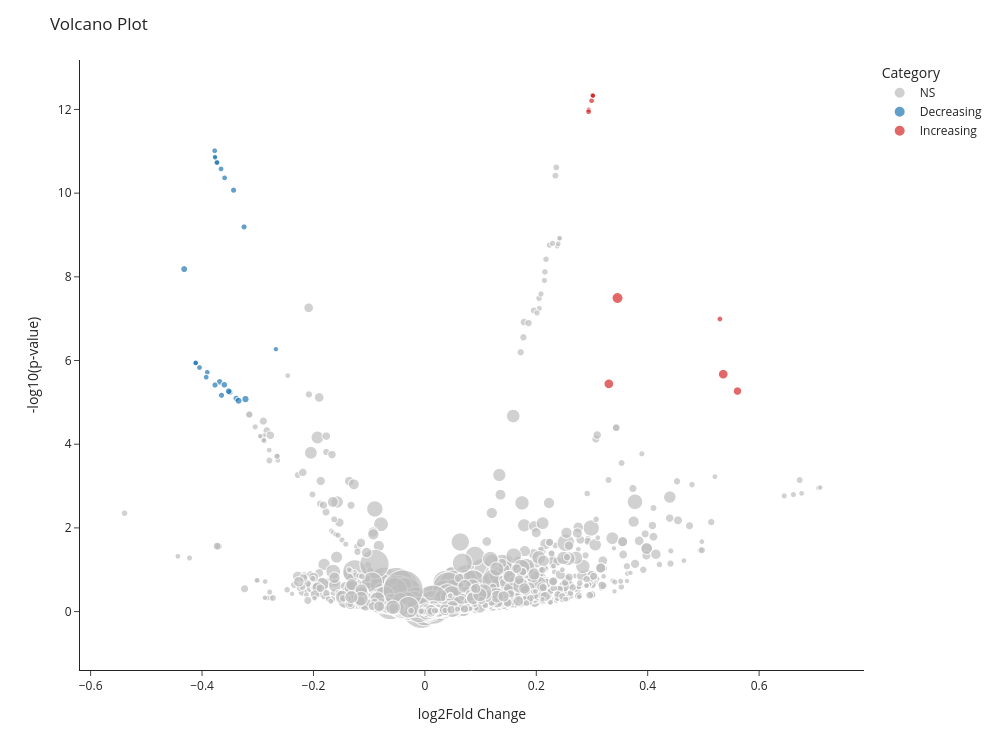

Notebook code cell kept with this figure:
### Code cell
table["symbol"] = table.index

volcano_plot(
    table,
    lfc_col="shrunken_estimate",
    pval_col="log10p_eb",
    gene_col=None,
    size_col="n_eff",
    lfc_thresh=0.25,
    pval_thresh=-np.log10(0.05 / table.shape[0]),
    x_label="log2Fold Change",
    y_label="-log10(p-value)",
    title="Volcano Plot",
    up_color="#d62728",      # red
    down_color="#1f77b4",    # blue
    ns_color="#bdbdbd",      # grey
    width=1000,
    height=750,
    size_max=40,
)

### Figure 1 — Plotly figure (JSON) as saved in the notebook; plotly's stock layout.template omitted (floating-point values rounded to 4 significant figures; data arrays with more than 128 entries replaced by an {"elided": "..."} marker saying what was removed)
{"data": [{"customdata": {"elided": "5095x2 mixed values"}, "hovertemplate": "<b>%{hovertext}</b><br><br>shrunken_estimate=%{x}<br>log10p_eb=%{y}<br>n_eff=%{customdata[0]}<extra></extra>", "hovertext": {"elided": "5095 str values"}, "legendgroup": "NS", "marker": {"color": "#bdbdbd", "size": {"elided": "5095 float values"}, "sizemode": "area", "sizeref": 0.03107, "symbol": "circle"}, "mode": "markers", "name": "NS", "showlegend": true, "type": "scattergl", "x": {"elided": "5095 float values"}, "xaxis": "x", "y": {"elided": "5095 float values"}, "yaxis": "y"}, {"customdata": [[1.27, "Decreasing"], [1.53, "Decreasing"], [1.136, "Decreasing"], [1.316, "Decreasing"], [1.004, "Decreasing"], [1.008, "Decreasing"], [1.066, "Decreasing"], [1.063, "Decreasing"], [1, "Decreasing"], [1.407, "Decreasing"], [1.168, "Decreasing"], [1.437, "Decreasing"], [1.383, "Decreasing"], [1.806, "Decreasing"], [1.025, "Decreasing"], [1.021, "Decreasing"], [1.011, "Decreasing"], [1.092, "Decreasing"], [1.602, "Decreasing"], [1.427, "Decreasing"], [1.234, "Decreasing"], [1.001, "Decreasing"], [1.005, "Decreasing"], [1.034, "Decreasing"], [1.193, "Decreasing"]], "hovertemplate": "<b>%{hovertext}</b><br><br>shrunken_estimate=%{x}<br>log10p_eb=%{y}<br>n_eff=%{customdata[0]}<extra></extra>", "hovertext": ["B Cell Activation (GO:0042113)", "Rac Protein Signal Transduction (GO:0016601)", "Dicarboxylic Acid Catabolic Process (GO:0043649)", "Glutamate Metabolic Process (GO:0006536)", "Glutamine Family Amino Acid Biosynthetic Process (GO:0009084)", "Glutamine Family Amino Acid Catabolic Process (GO:0009065)", "Glutamine Metabolic Process (GO:0006541)", "Negative Regulation of Antigen Receptor-Mediated Signaling Pathway (GO:0050858)", "Negative Regulation of Production of Molecular Mediator of Immune Response (GO:0002701)", "Phagocytosis, Engulfment (GO:0006911)", "Positive Regulation of Erythrocyte Differentiation (GO:0045648)", "Protein Acylation (GO:0043543)", "Protein Lipidation (GO:0006497)", "Protein Palmitoylation (GO:0018345)", "Regulation of B Cell Activation (GO:0050864)", "Regulation of B Cell Proliferation (GO:0030888)", "Regulation of B Cell Receptor Signaling Pathway (GO:0050855)", "Regulation of Calcium-Mediated Signaling (GO:0050848)", "Regulation of Endothelial Cell Migration (GO:0010594)", "Regulation of Erythrocyte Differentiation (GO:0045646)", "Regulation of Immune Response (GO:0050776)", "Regulation of Lymphocyte Proliferation (GO:0050670)", "Regulation of Non-Motile Cilium Assembly (GO:1902855)", "Regulation of Protein Localization to Nucleolus (GO:1904749)", "Regulation of Sprouting Angiogenesis (GO:1903670)"], "legendgroup": "Decreasing", "marker": {"color": "#1f77b4", "size": [1.27, 1.53, 1.136, 1.316, 1.004, 1.008, 1.066, 1.063, 1.0, 1.407, 1.168, 1.437, 1.383, 1.806, 1.025, 1.021, 1.011, 1.092, 1.602, 1.427, 1.234, 1.001, 1.005, 1.034, 1.193], "sizemode": "area", "sizeref": 0.03107, "symbol": "circle"}, "mode": "markers", "name": "Decreasing", "showlegend": true, "type": "scattergl", "x": [-0.3245, -0.432, -0.3908, -0.3683, -0.4117, -0.4113, -0.3926, -0.366, -0.3771, -0.3386, -0.3767, -0.35, -0.36, -0.322, -0.3773, -0.3727, -0.3734, -0.3595, -0.3345, -0.3523, -0.3434, -0.3766, -0.2675, -0.4046, -0.3651], "xaxis": "x", "y": [9.193, 8.185, 5.718, 5.49, 5.94, 5.943, 5.602, 10.58, 10.88, 5.093, 5.414, 5.243, 5.42, 5.078, 11.01, 10.74, 10.73, 10.36, 5.039, 5.267, 10.07, 10.85, 6.272, 5.833, 5.169], "yaxis": "y"}, {"customdata": [[1.001, "Increasing"], [1.001, "Increasing"], [1.047, "Increasing"], [1.016, "Increasing"], [2.999, "Increasing"], [1.012, "Increasing"], [1.04, "Increasing"], [1.012, "Increasing"], [2.261, "Increasing"], [3.853, "Increasing"], [2.973, "Increasing"], [1, "Increasing"]], "hovertemplate": "<b>%{hovertext}</b><br><br>shrunken_estimate=%{x}<br>log10p_eb=%{y}<br>n_eff=%{customdata[0]}<extra></extra>", "hovertext": ["L-phenylalanine Catabolic Process (GO:0006559)", "L-phenylalanine Metabolic Process (GO:0006558)", "Amino Acid Metabolic Process (GO:0006520)", "Aromatic Amino Acid Family Catabolic Process (GO:0009074)", "Cellular Component Disassembly (GO:0022411)", "Cellular Response to Catecholamine Stimulus (GO:0071870)", "Diol Biosynthetic Process (GO:0034312)", "Erythrose 4-Phosphate/Phosphoenolpyruvate Family Amino Acid Catabolic Process (GO:1902222)", "Extracellular Matrix Disassembly (GO:0022617)", "Negative Regulation of G Protein-Coupled Receptor Signaling Pathway (GO:0045744)", "Protein Depolymerization (GO:0051261)", "Tetrahydrobiopterin Metabolic Process (GO:0046146)"], "legendgroup": "Increasing", "marker": {"color": "#d62728", "size": [1.001, 1.001, 1.047, 1.016, 2.999, 1.012, 1.04, 1.012, 2.261, 3.853, 2.973, 1.0], "sizemode": "area", "sizeref": 0.03107, "symbol": "circle"}, "mode": "markers", "name": "Increasing", "showlegend": true, "type": "scattergl", "x": [0.3017, 0.3017, 0.2939, 0.3007, 0.5356, 0.5296, 0.2939, 0.2993, 0.5612, 0.3458, 0.3303, 0.3017], "xaxis": "x", "y": [12.33, 12.33, 11.99, 12.34, 5.673, 6.992, 11.95, 12.21, 5.27, 7.494, 5.442, 12.33], "yaxis": "y"}], "layout": {"height": 750, "legend": {"itemsizing": "constant", "title": {"text": "Category"}, "tracegroupgap": 0}, "margin": {"t": 60}, "paper_bgcolor": "white", "plot_bgcolor": "white", "shapes": [{"line": {"color": "black", "dash": "dash"}, "type": "line", "x0": 0.25, "x1": 0.25, "xref": "x", "y0": 0, "y1": 1, "yref": "y domain"}, {"line": {"color": "black", "dash": "dash"}, "type": "line", "x0": -0.25, "x1": -0.25, "xref": "x", "y0": 0, "y1": 1, "yref": "y domain"}, {"line": {"color": "black", "dash": "dash"}, "type": "line", "x0": 0, "x1": 1, "xref": "x domain", "y0": 5.011, "y1": 5.011, "yref": "y"}], "title": {"text": "Volcano Plot"}, "width": 1000, "xaxis": {"anchor": "y", "domain": [0, 1], "title": {"text": "log2Fold Change"}}, "yaxis": {"anchor": "x", "domain": [0, 1], "title": {"text": "-log10(p-value)"}}}}
